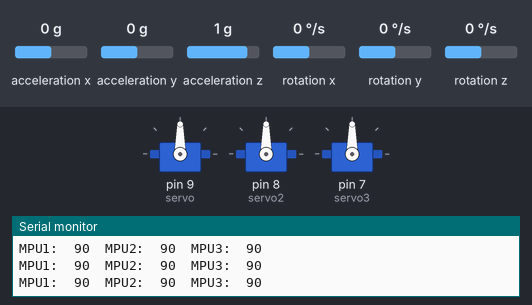
A sketch run on a simulated Arduino Uno, built with avr-gcc and run on an emulated ATmega328P. Shown: 3 × servo, the last lines printed to the serial monitor. Inputs (shaded band) come from the test bench; at power-on: acceleration x 0 g, acceleration y 0 g, acceleration z 1 g, rotation x 0 °/s, rotation y 0 °/s, rotation z 0 °/s.

Above: at 1.2 s.
1.3 s: acceleration x set to -1.4 g
At 2.2 s:
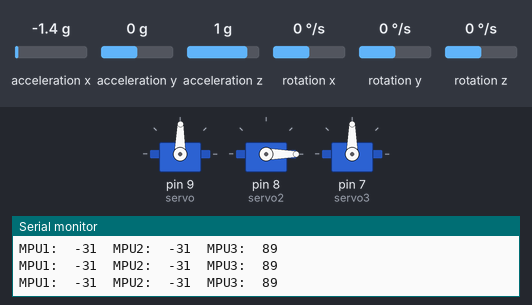
2.8 s: acceleration x set to -0.8 g
At 4.0 s:
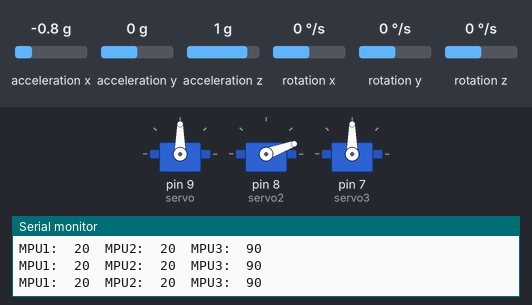
4.3 s: acceleration x set to 0.8 g
At 4.9 s:
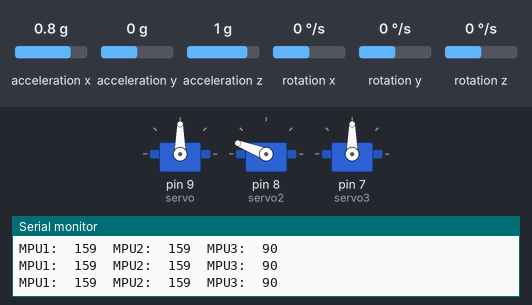
5.8 s: acceleration x set to 1.4 g
At 6.8 s:
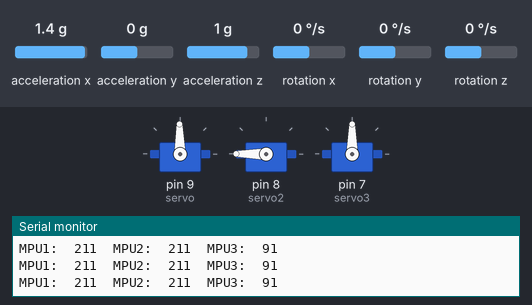
7.3 s: acceleration x set to 0 g
At 8.7 s:
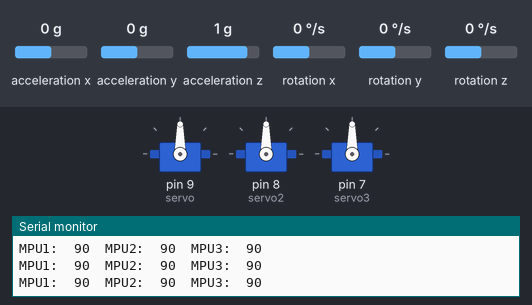
Timing chart, 0 to 9.8 s (numbered marks = the images above; inputs shaded):
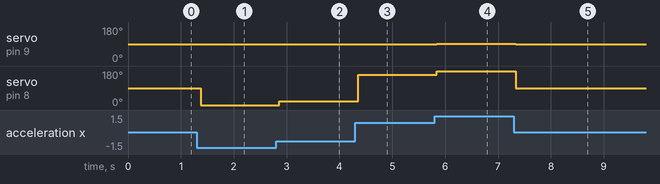

Measured:
- after the input at 1.3 s, servo on pin 9 (servo): 90° → 89° after 0.08 s; servo on pin 8 (servo2): 90° → 0° after 0.08 s
- after the input at 2.8 s, servo on pin 9 (servo): 89° → 90° after 0.06 s; servo on pin 8 (servo2): 0° → 20° after 0.06 s
- after the input at 4.3 s, servo on pin 8 (servo2): 20° → 159° after 0.05 s
- after the input at 5.8 s, servo on pin 9 (servo): 90° → 91° at once; servo on pin 8 (servo2): 159° → 180° at once
- after the input at 7.3 s, servo on pin 9 (servo): 91° → 90° at once; servo on pin 8 (servo2): 180° → 90° at once

The sketch:

mpu_multi3.ino
```cpp
//#include "I2Cdev.h"
#include "MPU6050.h"
#include <Servo.h>

MPU6050 accelgyroIC1(0x68);
MPU6050 accelgyroIC2(0x69);
MPU6050 accelgyroIC3(0x67);  // chage the value here

Servo servo;
Servo servo2;
Servo servo3;

int16_t ax1, ay1, az1;
int16_t gx1, gy1, gz1;

int16_t ax2, ay2, az2;
int16_t gx2, gy2, gz2;

int16_t ax3, ay3, az3;
int16_t gx3, gy3, gz3;

void setup() {

Wire.begin();

servo.attach(9);
servo2.attach(8);
servo3.attach(7);

Serial.println("Initializing I2C devices...");

accelgyroIC1.initialize();
accelgyroIC2.initialize();
accelgyroIC3.initialize();

Serial.begin(9600);


// verify connection
Serial.println("Testing device connections...");
Serial.println(accelgyroIC1.testConnection() ? "MPU6050 #1 connection successful" : "MPU6050 connection failed");
Serial.println(accelgyroIC2.testConnection() ? "MPU6050 #2 connection successful" : "MPU6050 connection failed");
Serial.println(accelgyroIC3.testConnection() ? "MPU6050 #3 connection successful" : "MPU6050 connection failed");

}

void loop() {
// read raw accel/gyro measurements from device

accelgyroIC1.getMotion6(&ax1, &ay1, &az1, &gx1, &gy1, &gz1);

accelgyroIC2.getMotion6(&ax2, &ay2, &az2, &gx2, &gy2, &gz2);

accelgyroIC3.getMotion6(&ax1, &ay1, &az1, &gx1, &gy1, &gz1);

// these methods (and a few others) are also available
//accelgyro.getAcceleration(&ax, &ay, &az);
//accelgyro.getRotation(&gx, &gy, &gz);


ax1 = map (ax1, -17000, 17000, 0, 180) ;
ax2 = map (ax2, -17000, 17000, 0, 180) ;
ax3 = map (ax2, -17000, 17000, 0, 180) ;


// display tab-separated accel/gyro x/y/z values

Serial.print("MPU1:\t");
Serial.print(ax1); Serial.print("\t");


servo.write(ax1);


// display tab-separated accel/gyro x/y/z values
Serial.print("MPU2:\t");
Serial.print(ax2); Serial.print("\t");
servo2.write(ax2);

Serial.print("MPU3:\t");
Serial.print(ax3); Serial.print("\n");


servo.write(ax3);


delay(200);
}
```
